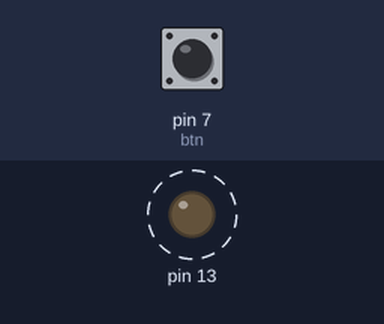
The sketch below on a simulated Arduino Uno, built with avr-gcc and run on an emulated ATmega328P. Parts: output pins drawn as LEDs (lit = HIGH). Dashed ring = blinking. The test bench sets the inputs (shaded band); at power-on: pin 7 (btn) HIGH. What the sketch prints to the serial monitor is not drawn.

Above: at 0.5 s.
Timing chart, 0 to 4.6 s (numbered marks = the images above):
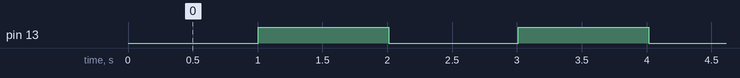

Measured:
- by itself, pin 13: alternates HIGH for 1.0 s and LOW for 1.0 s

The sketch:

exercicio-03-Blink-alisson-1touch-always.ino
```cpp
/*
 * Versao by alisson
 * modificado 12 set 2018
 * utilizada com referencia o exemplo blink existente na IDE do arduino
 * http://www.arduino.cc/en/Tutorial/Blink

 * Blink - 1touch-always
 Utiliza o pino 13 como saida para fornecer sinal positivo ao LED.
 O estado do pino 13 muda conforme e alterado o estado do pino 7, que esta ligado a uma chave pushbutton. Ao pressionar a chave, o pino 7
 recebe sinal negativo, e consequentemente o sinal HIGH e fixado no pino 13.

  Descrição:

  + O circuito de alimentacao do LED e baseado no circuito Pull UP. Onde, o pinos de controle do LED estão sempre recebendo sinal HIGH do pino de +5v ate que a chave pushbutton seja pressionada.
  Entao, os pinos de controle do LED passam a receber sinal LOW do GND.
     - O algoritmo utilizado e adaptado utilizava o circuito de pull down. Onde, o pino de controle do LED estava sempre recebendo sinal LOW do pino GND ate que a chave pushbutton fosse pressionada.
     Entao, os pinos de controle do LED passavam a receber sinal HIGH do pino de +5v.

*/

#define spd 1000
unsigned long lasttempoled = 0; // acumula o tempo

// bloco setup roda uma unica vez quando pressionado reset ou ligado a placa pela primeira vez
void setup()
{
  // ativa o uso da ferramenta serial monitor. Esta ferramenta ajuda no debug do codigo fonte.
  Serial.begin(9600);
  // inicializa os pinos: pino 13 como saida de dados e o pino 7 como entrada de dados
  pinMode(13, OUTPUT);
  pinMode(7, INPUT);
}

// bloco roda eternamente, loop constante
void loop()
{
  int btn = digitalRead(7); // realiza leitura do sinal enviado para o pino 7 e armazena seu valor na variavel btn
  Serial.print("btn: ");
  Serial.println(btn);
  // bloco 1 - responsavel por fixar LED aceso.
  // utiliza uma negação pois o o circuito utilizado e o PULL UP, que mantem o pino 7 alimentado com sinal HIGH.
  if(!btn)
  {
    digitalWrite(13, HIGH);   // envia sinal para o led de acordo com o valor armazenado na variavel btn
    while(1);
  }

  // bloco 2 - responsavel pela frequencia com que o LED pisca.
  // Referencia - site brincando com ideas - video aula programacao com arduino - aula 13 - delay e millis
  if((millis() - lasttempoled) < spd) // tempo menor que 1000ms retorna LED apagado
  {
    digitalWrite(13, LOW);
  }
  if((millis() - lasttempoled) >= spd) // tempo maior que 1000ms retorna LED aceso
  {
    digitalWrite(13, HIGH);
  }
  if((millis() - lasttempoled) >= spd*2) // tempo maior que 2000ms registra o tempo em lastempoled para uso na proxima rodada
  {
   lasttempoled = millis();
  }

}
```
